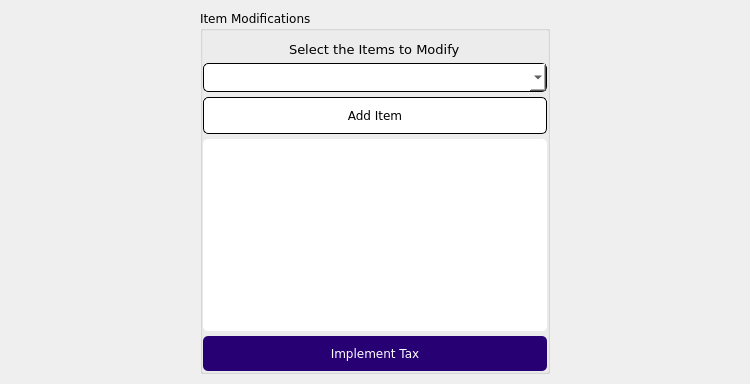
             <widget class="QWidget" name="tab_2">
              <property name="font">
               <font>
                <family>Verdana</family>
               </font>
              </property>
              <attribute name="title">
               <string>Items Modifications</string>
              </attribute>
              <layout class="QHBoxLayout" name="horizontalLayout_16">
               <property name="spacing">
                <number>0</number>
               </property>
               <property name="leftMargin">
                <number>0</number>
               </property>
               <property name="topMargin">
                <number>10</number>
               </property>
               <property name="rightMargin">
                <number>0</number>
               </property>
               <property name="bottomMargin">
                <number>10</number>
               </property>
               <item>
                <spacer name="horizontalSpacer_7">
                 <property name="orientation">
                  <enum>Qt::Horizontal</enum>
                 </property>
                 <property name="sizeHint" stdset="0">
                  <size>
                   <width>200</width>
                   <height>0</height>
                  </size>
                 </property>
                </spacer>
               </item>
               <item>
                <widget class="QGroupBox" name="itemsModification">
                 <property name="sizePolicy">
                  <sizepolicy hsizetype="Preferred" vsizetype="Preferred">
                   <horstretch>0</horstretch>
                   <verstretch>0</verstretch>
                  </sizepolicy>
                 </property>
                 <property name="minimumSize">
                  <size>
                   <width>350</width>
                   <height>0</height>
                  </size>
                 </property>
                 <property name="maximumSize">
                  <size>
                   <width>350</width>
                   <height>16777215</height>
                  </size>
                 </property>
                 <property name="font">
                  <font>
                   <family>Verdana</family>
                  </font>
                 </property>
                 <property name="title">
                  <string>Item Modifications</string>
                 </property>
                 <layout class="QGridLayout" name="gridLayout">
                  <property name="leftMargin">
                   <number>0</number>
                  </property>
                  <property name="topMargin">
                   <number>10</number>
                  </property>
                  <property name="rightMargin">
                   <number>0</number>
                  </property>
                  <property name="bottomMargin">
                   <number>0</number>
                  </property>
                  <property name="horizontalSpacing">
                   <number>0</number>
                  </property>
                  <property name="verticalSpacing">
                   <number>5</number>
                  </property>
                  <item row="6" column="0" colspan="2">
                   <widget class="QPushButton" name="taxImpIt">
                    <property name="font">
                     <font>
                      <family>Verdana</family>
                     </font>
                    </property>
                    <property name="cursor">
                     <cursorShape>PointingHandCursor</cursorShape>
                    </property>
                    <property name="styleSheet">
                     <string notr="true">background-color: rgb(39, 0, 116);
padding: 10px;
border: none;
border-radius: 5px;
color: rgb(255, 255, 255)</string>
                    </property>
                    <property name="text">
                     <string>Implement Tax</string>
                    </property>
                   </widget>
                  </item>
                  <item row="1" column="0" colspan="2">
                   <widget class="QComboBox" name="itemsList">
                    <property name="sizePolicy">
                     <sizepolicy hsizetype="Expanding" vsizetype="Fixed">
                      <horstretch>0</horstretch>
                      <verstretch>0</verstretch>
                     </sizepolicy>
                    </property>
                    <property name="font">
                     <font>
                      <family>Verdana</family>
                     </font>
                    </property>
                    <property name="cursor">
                     <cursorShape>PointingHandCursor</cursorShape>
                    </property>
                    <property name="focusPolicy">
                     <enum>Qt::TabFocus</enum>
                    </property>
                    <property name="styleSheet">
                     <string notr="true">QComboBox {
	background-color: rgb(255, 255, 255);
	border: 1px solid;
	padding: 5px;
	border-radius: 5px
}

QComboBox QScrollBar:vertical {
    width: 10px;
}

QComboBox QScrollBar::handle:vertical {
    background-color: rgb(41, 0, 122); 
    min-height: 50px;
	border: 1px solid rgb(235, 235, 235)
}</string>
                    </property>
                    <property name="modelColumn">
                     <number>0</number>
                    </property>
                   </widget>
                  </item>
                  <item row="5" column="0" colspan="2">
                   <widget class="QTextEdit" name="addedItems">
                    <property name="font">
                     <font>
                      <family>Verdana</family>
                     </font>
                    </property>
                    <property name="styleSheet">
                     <string notr="true">background-color: rgb(255, 255, 255);
border-radius: 5px</string>
                    </property>
                   </widget>
                  </item>
                  <item row="0" column="0" colspan="2" alignment="Qt::AlignHCenter">
                   <widget class="QLabel" name="labelItems">
                    <property name="font">
                     <font>
                      <family>Verdana</family>
                      <pointsize>10</pointsize>
                     </font>
                    </property>
                    <property name="text">
                     <string>Select the Items to Modify</string>
                    </property>
                   </widget>
                  </item>
                  <item row="3" column="0" colspan="2">
                   <widget class="QPushButton" name="addItem">
                    <property name="sizePolicy">
                     <sizepolicy hsizetype="Minimum" vsizetype="Fixed">
                      <horstretch>0</horstretch>
                      <verstretch>0</verstretch>
                     </sizepolicy>
                    </property>
                    <property name="font">
                     <font>
                      <family>Verdana</family>
                     </font>
                    </property>
                    <property name="cursor">
                     <cursorShape>PointingHandCursor</cursorShape>
                    </property>
                    <property name="styleSheet">
                     <string notr="true">background-color: rgb(255, 255, 255);
padding: 10px;
border: 1px solid;
border-radius: 5px</string>
                    </property>
                    <property name="text">
                     <string>Add Item</string>
                    </property>
                   </widget>
                  </item>
                 </layout>
                </widget>
               </item>
               <item>
                <spacer name="horizontalSpacer_2">
                 <property name="orientation">
                  <enum>Qt::Horizontal</enum>
                 </property>
                 <property name="sizeHint" stdset="0">
                  <size>
                   <width>200</width>
                   <height>0</height>
                  </size>
                 </property>
                </spacer>
               </item>
              </layout>
             </widget>
